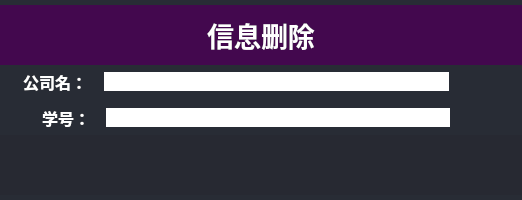
<?xml version="1.0" encoding="UTF-8"?>
<ui version="4.0">
 <class>delete_dia</class>
 <widget class="QDialog" name="delete_dia">
  <property name="geometry">
   <rect>
    <x>0</x>
    <y>0</y>
    <width>522</width>
    <height>200</height>
   </rect>
  </property>
  <property name="font">
   <font>
    <family>Adobe Caslon Pro</family>
   </font>
  </property>
  <property name="windowTitle">
   <string>Dialog</string>
  </property>
  <property name="styleSheet">
   <string notr="true">background-color: rgb(40, 44, 53);
border:none;</string>
  </property>
  <layout class="QVBoxLayout" name="verticalLayout">
   <property name="spacing">
    <number>0</number>
   </property>
   <property name="leftMargin">
    <number>0</number>
   </property>
   <property name="topMargin">
    <number>0</number>
   </property>
   <property name="rightMargin">
    <number>0</number>
   </property>
   <property name="bottomMargin">
    <number>0</number>
   </property>
   <item>
    <widget class="QFrame" name="frame">
     <property name="maximumSize">
      <size>
       <width>600</width>
       <height>60</height>
      </size>
     </property>
     <property name="styleSheet">
      <string notr="true">background-color: rgb(67, 8, 78);
border:none;</string>
     </property>
     <property name="frameShape">
      <enum>QFrame::StyledPanel</enum>
     </property>
     <property name="frameShadow">
      <enum>QFrame::Raised</enum>
     </property>
     <layout class="QHBoxLayout" name="horizontalLayout_2">
      <item>
       <widget class="QLabel" name="label">
        <property name="font">
         <font>
          <pointsize>20</pointsize>
          <weight>75</weight>
          <bold>true</bold>
         </font>
        </property>
        <property name="styleSheet">
         <string notr="true">color:white;
</string>
        </property>
        <property name="text">
         <string>信息删除</string>
        </property>
        <property name="alignment">
         <set>Qt::AlignCenter</set>
        </property>
       </widget>
      </item>
     </layout>
    </widget>
   </item>
   <item>
    <layout class="QVBoxLayout" name="verticalLayout_2">
     <property name="spacing">
      <number>12</number>
     </property>
     <property name="leftMargin">
      <number>0</number>
     </property>
     <property name="topMargin">
      <number>0</number>
     </property>
     <property name="rightMargin">
      <number>0</number>
     </property>
     <property name="bottomMargin">
      <number>0</number>
     </property>
     <item>
      <layout class="QHBoxLayout" name="horizontalLayout_3">
       <property name="leftMargin">
        <number>23</number>
       </property>
       <property name="rightMargin">
        <number>73</number>
       </property>
       <item>
        <widget class="QLabel" name="label_2">
         <property name="font">
          <font>
           <family>华文仿宋</family>
           <pointsize>12</pointsize>
           <weight>75</weight>
           <bold>true</bold>
          </font>
         </property>
         <property name="styleSheet">
          <string notr="true">color:white;</string>
         </property>
         <property name="text">
          <string>公司名： </string>
         </property>
        </widget>
       </item>
       <item>
        <widget class="QLineEdit" name="company_name">
         <property name="styleSheet">
          <string notr="true">background-color: rgb(255, 255, 255);</string>
         </property>
        </widget>
       </item>
      </layout>
     </item>
     <item>
      <layout class="QHBoxLayout" name="horizontalLayout_5">
       <property name="spacing">
        <number>16</number>
       </property>
       <property name="leftMargin">
        <number>42</number>
       </property>
       <property name="topMargin">
        <number>0</number>
       </property>
       <property name="rightMargin">
        <number>72</number>
       </property>
       <item>
        <widget class="QLabel" name="label_3">
         <property name="font">
          <font>
           <family>华文仿宋</family>
           <pointsize>12</pointsize>
           <weight>75</weight>
           <bold>true</bold>
          </font>
         </property>
         <property name="styleSheet">
          <string notr="true">color:white;</string>
         </property>
         <property name="text">
          <string>学号：</string>
         </property>
        </widget>
       </item>
       <item>
        <widget class="QLineEdit" name="student_id">
         <property name="styleSheet">
          <string notr="true">background-color: rgb(255, 255, 255);</string>
         </property>
        </widget>
       </item>
      </layout>
     </item>
    </layout>
   </item>
   <item>
    <spacer name="verticalSpacer">
     <property name="orientation">
      <enum>Qt::Vertical</enum>
     </property>
     <property name="sizeType">
      <enum>QSizePolicy::Fixed</enum>
     </property>
     <property name="sizeHint" stdset="0">
      <size>
       <width>54</width>
       <height>0</height>
      </size>
     </property>
    </spacer>
   </item>
   <item>
    <widget class="QFrame" name="horizontalFrame">
     <property name="maximumSize">
      <size>
       <width>16777215</width>
       <height>60</height>
      </size>
     </property>
     <property name="styleSheet">
      <string notr="true">background-color: rgb(39, 41, 50);</string>
     </property>
     <layout class="QHBoxLayout" name="horizontalLayout">
      <property name="spacing">
       <number>0</number>
      </property>
      <property name="sizeConstraint">
       <enum>QLayout::SetDefaultConstraint</enum>
      </property>
      <property name="leftMargin">
       <number>0</number>
      </property>
      <property name="topMargin">
       <number>0</number>
      </property>
      <property name="rightMargin">
       <number>0</number>
      </property>
      <property name="bottomMargin">
       <number>0</number>
      </property>
      <item>
       <widget class="QPushButton" name="pushButton_2">
        <property name="maximumSize">
         <size>
          <width>30</width>
          <height>30</height>
         </size>
        </property>
        <property name="styleSheet">
         <string notr="true">QPushButton{
background-image: url(:/files/imgs/delete_confirm.png);}
QPushButton:hover{
background-color: rgba(114, 129, 214, 59);
}
QPushButton:pressed {
	background-color: rgb(232, 59, 35,59);
}</string>
        </property>
        <property name="text">
         <string/>
        </property>
        <property name="shortcut">
         <string>Return</string>
        </property>
       </widget>
      </item>
      <item>
       <widget class="QPushButton" name="pushButton">
        <property name="maximumSize">
         <size>
          <width>30</width>
          <height>30</height>
         </size>
        </property>
        <property name="styleSheet">
         <string notr="true">QPushButton{
background-image: url(:/files/imgs/delete_back.png);}
QPushButton:hover{
background-color: rgba(114, 129, 214, 59);
}
QPushButton:pressed {
	background-color: rgb(232, 59, 35,59);
}</string>
        </property>
        <property name="text">
         <string/>
        </property>
        <property name="shortcut">
         <string>Esc</string>
        </property>
       </widget>
      </item>
     </layout>
    </widget>
   </item>
  </layout>
 </widget>
 <resources/>
 <connections/>
</ui>
